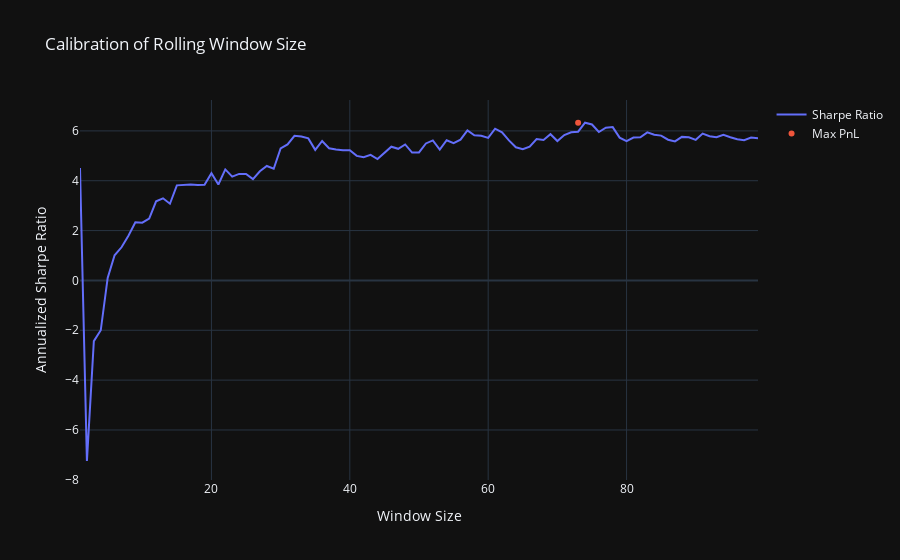

Notebook code for this chart:
### Code cell
fig = go.Figure()
fig.add_trace(go.Scatter(x=list(range(1, 100)), y=calibration_res, mode='lines', name='Sharpe Ratio'))
max_pnl = max(calibration_res)
max_pnl_idx = calibration_res.index(max_pnl)
fig.add_trace(go.Scatter(x=[max_pnl_idx], y=[max_pnl], mode='markers', name='Max PnL'))
fig.update_layout(
    title='Calibration of Rolling Window Size',
    xaxis_title='Window Size',
    yaxis_title='Annualized Sharpe Ratio',
)
fig.show()

### Figure 1 — Plotly figure (JSON) as saved in the notebook; plotly's stock layout.template omitted (floating-point values rounded to 4 significant figures)
{"data": [{"mode": "lines", "name": "Sharpe Ratio", "x": [1, 2, 3, 4, 5, 6, 7, 8, 9, 10, 11, 12, 13, 14, 15, 16, 17, 18, 19, 20, 21, 22, 23, 24, 25, 26, 27, 28, 29, 30, 31, 32, 33, 34, 35, 36, 37, 38, 39, 40, 41, 42, 43, 44, 45, 46, 47, 48, 49, 50, 51, 52, 53, 54, 55, 56, 57, 58, 59, 60, 61, 62, 63, 64, 65, 66, 67, 68, 69, 70, 71, 72, 73, 74, 75, 76, 77, 78, 79, 80, 81, 82, 83, 84, 85, 86, 87, 88, 89, 90, 91, 92, 93, 94, 95, 96, 97, 98, 99], "y": [4.511, -7.244, -2.435, -1.999, 0.1004, 1.007, 1.33, 1.794, 2.335, 2.316, 2.484, 3.172, 3.295, 3.077, 3.814, 3.84, 3.845, 3.832, 3.841, 4.301, 3.85, 4.454, 4.164, 4.274, 4.271, 4.066, 4.38, 4.59, 4.479, 5.293, 5.459, 5.802, 5.776, 5.698, 5.238, 5.594, 5.301, 5.251, 5.218, 5.222, 4.996, 4.946, 5.037, 4.871, 5.115, 5.366, 5.28, 5.455, 5.13, 5.136, 5.495, 5.619, 5.249, 5.623, 5.511, 5.648, 6.02, 5.825, 5.806, 5.719, 6.087, 5.942, 5.617, 5.341, 5.263, 5.37, 5.673, 5.637, 5.867, 5.59, 5.834, 5.944, 5.966, 6.326, 6.257, 5.956, 6.128, 6.151, 5.729, 5.591, 5.734, 5.739, 5.941, 5.847, 5.81, 5.646, 5.578, 5.759, 5.744, 5.641, 5.892, 5.783, 5.746, 5.844, 5.746, 5.665, 5.627, 5.731, 5.704], "type": "scatter"}, {"mode": "markers", "name": "Max PnL", "x": [73], "y": [6.326], "type": "scatter"}], "layout": {"title": {"text": "Calibration of Rolling Window Size"}, "xaxis": {"title": {"text": "Window Size"}}, "yaxis": {"title": {"text": "Annualized Sharpe Ratio"}}}}
